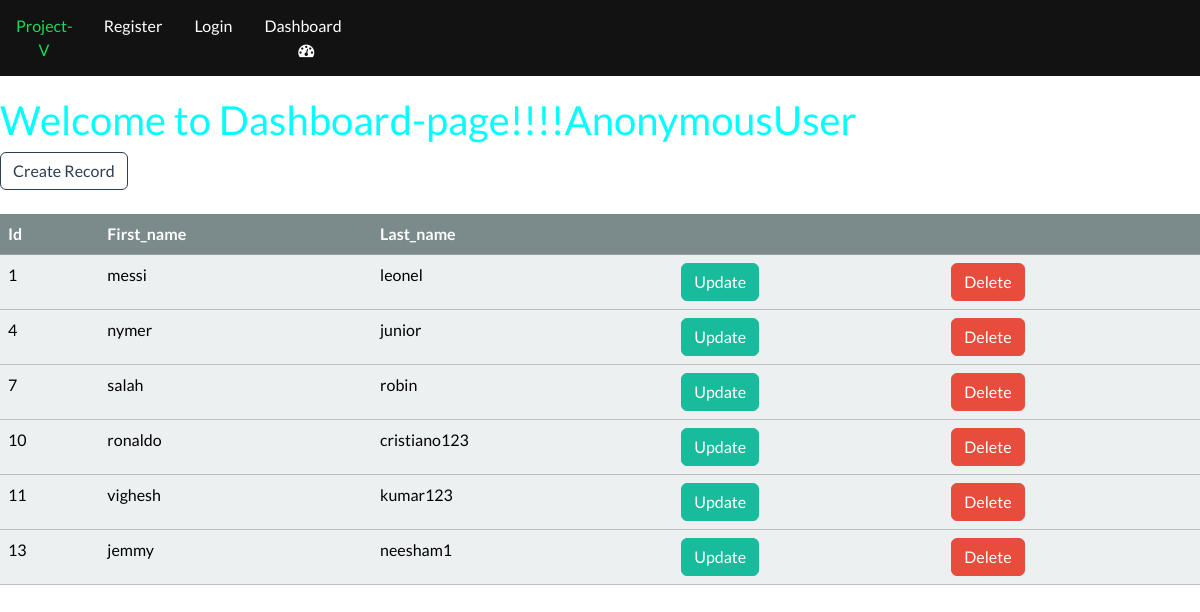
/dashboard, run on the app's committed database.
### my_app/models.py (models this page shows, shortened)
class Record(models.Model):
    first_name=models.CharField(max_length=200,blank=True)
    last_name=models.CharField(max_length=140)
    email=models.EmailField()
    created_date=models.DateTimeField(auto_now_add=True)

### my_app/views.py (the view)
# urls.py: path('dashboard',views.dashboard.as_view(),name='dashboard'),
class dashboard(ListView):
    model=models.Record
    template_name='dashboard.html'

### my_app/templates/dashboard.html
{% extends 'base.html' %}
{% block content %}
<h2 style="color:aqua;margin-top:20px">Welcome to Dashboard-page!!!!{{user}}</h1>
    <a href="{% url 'create' %}" class="btn btn-outline-primary">
        Create Record
    </a><br><br>
    <table class="table table-light table-hover">
        <thead class="table-dark">
            <tr>
                <th scope="col">Id</th>
                <th scope="col">First_name</th>
                <th scope="col">Last_name</th>
                <th scope="col"></th>
                <th scope="col"></th>
            </tr>
        </thead>
        <tbody>
            {% for record in record_list  %}
            <tr>
                <td>{{record.id}}</td>
                <td>{{record.first_name}}</td>
                <td>{{record.last_name}}</td>
                <td><a href="{% url 'update' record.id %}"><input type="submit" class="btn btn-success" value="Update"></a></td>
                <td><a href="{% url 'delete' record.id %}"><input type="submit" class="btn btn-danger" value="Delete"></a></td>
            </tr>
         {% endfor %}
        </tbody>
    </table>
{% endblock %}

### my_app/templates/base.html (shortened to what this page needs)
<!DOCTYPE html>
{% load static %}
<html lang="en">
<head>
    <link rel="stylesheet" href="{% static 'mycss.css' %}">
    <link rel="stylesheet" href="https://bootswatch.com/5/flatly/bootstrap.css">
    <link rel="stylesheet" href="https://cdnjs.cloudflare.com/ajax/libs/font-awesome/4.7.0/css/font-awesome.min.css">
</head>
<body>
    {% include 'navbar.html' %}
    {% block content %}
    {% endblock %}
</body>
</html>

### my_app/templates/navbar.html (shortened to what this page needs)
<!DOCTYPE html>
<html>
<head>
</head>
<body>
<ul class="navbar_one">
  <li><a class="" href="#home">Project-V</a></li>
  <li><a href="{% url 'register' %}">Register</a></li>
  <li><a href="{% url 'login' %}"> Login</a></li>
  <li class="about"><a href="{% url 'dashboard' %}">Dashboard &nbsp; <i class="fa fa-tachometer" aria-hidden="true"></i></a></li>
</ul>
</body>
</html>

### my_app/templates/navbar.html (style rules this page uses)
ul.navbar_one { list-style-type: none; margin: 0; padding: 0; overflow: hidden; background-color: hsl(0, 0%, 7%); display: flex; }
ul.navbar_one li { float: left; }
li a { display: block; color: white; text-align: center; padding: 14px 16px; text-decoration: none; }

### data on the page
Record: id "1", first_name "messi", last_name "leonel"
Record: id "4", first_name "nymer", last_name "junior"
Record: id "7", first_name "salah", last_name "robin"
Record: id "10", first_name "ronaldo", last_name "cristiano123"
Record: id "11", first_name "vighesh", last_name "kumar123"
Record: id "13", first_name "jemmy", last_name "neesham1"

### other printed values
{{ user }} "AnonymousUser"
